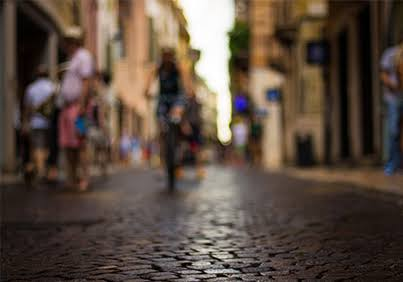
#> input picture 3.Hafta/input.jpg, 403 x 282 px, found by its file name
$ python task1_prewitt_dikey.py   (older library calls are emulated)
#> lines starting #> are read from the running program, lines starting #| are printed output that depends on the picture
import cv2
import numpy as np

# 1. Gri tonlamalı oku
img = cv2.imread("input.jpg", cv2.IMREAD_GRAYSCALE)
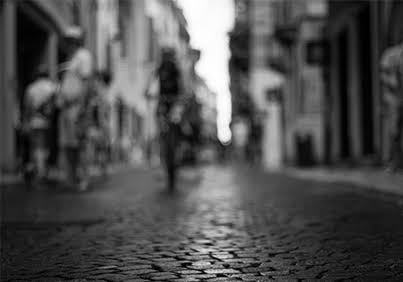
#> img: shape (282, 403); min 0, max 255, mean 78.5
if img is None:
    raise FileNotFoundError("input.jpg bulunamadı!")

# 2. Tuğla yüzeyindeki pürüzleri bastırmak için Gauss çekirdeğini (5, 5) yapıyoruz
blurred = cv2.GaussianBlur(img, (5, 5), 1.5)

# 3. Hocanın verdiği 3x3 Dikey Prewitt Çekirdeği
kernel_prewitt_v = np.array([[-1, 0, 1],
                             [-1, 0, 1],
                             [-1, 0, 1]], dtype=np.float32)

# Konvolüsyon
prewitt_v = cv2.filter2D(blurred, cv2.CV_64F, kernel_prewitt_v)
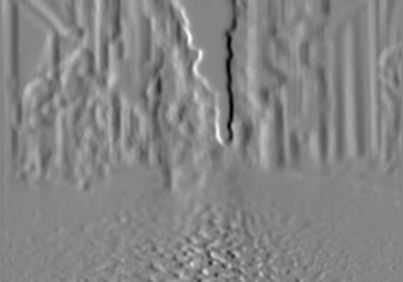
#> prewitt_v: shape (282, 403) float64; min -256, max 234, mean -0.2; drawn with min black and max white
prewitt_v_abs = np.abs(prewitt_v)
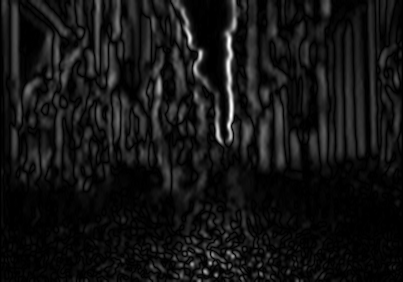
#> prewitt_v_abs: shape (282, 403) float64; min 0, max 256, mean 20.9; drawn with min black and max white

# 4. Dersteki slaytta olduğu gibi (99.5th percentile veya max ile normalize ederek temizleme)
norm_img = (prewitt_v_abs / (np.max(prewitt_v_abs) + 1e-5)) * 255.0
norm_img = norm_img.astype(np.uint8)

# Arka plandaki mikro-kumlanmayı kesmek için hafif alt eşik (Noise floor)
_, temiz_kenar = cv2.threshold(norm_img, 40, 255, cv2.THRESH_TOZERO)
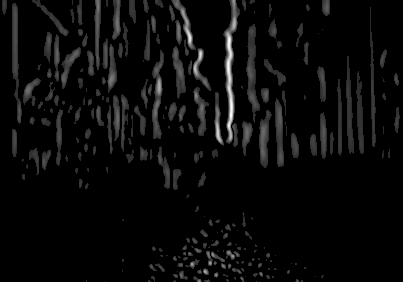
#> temiz_kenar: shape (282, 403); min 0, max 254, mean 10.2

cv2.imwrite("cikti_task1_prewitt_dikey.jpg", temiz_kenar)
print("Task 1 tamamlandı: 'cikti_task1_prewitt_dikey.jpg' temiz şekilde kaydedildi.")
